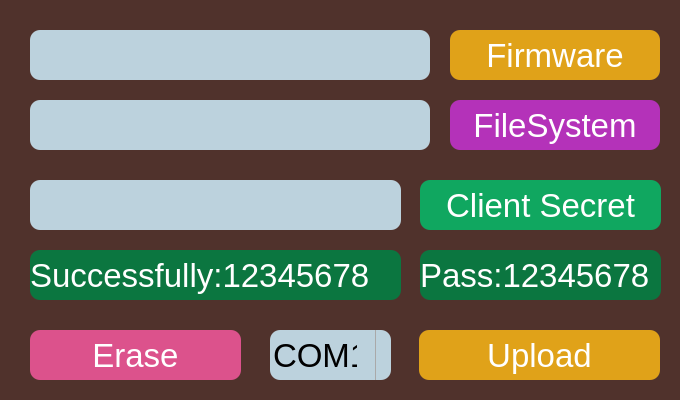
<?xml version="1.0" encoding="UTF-8"?>
<ui version="4.0">
 <class>MainWindow</class>
 <widget class="QMainWindow" name="MainWindow">
  <property name="enabled">
   <bool>true</bool>
  </property>
  <property name="geometry">
   <rect>
    <x>0</x>
    <y>0</y>
    <width>680</width>
    <height>400</height>
   </rect>
  </property>
  <property name="minimumSize">
   <size>
    <width>680</width>
    <height>400</height>
   </size>
  </property>
  <property name="maximumSize">
   <size>
    <width>680</width>
    <height>400</height>
   </size>
  </property>
  <property name="windowTitle">
   <string>MainWindow</string>
  </property>
  <property name="toolTip">
   <string notr="true"/>
  </property>
  <property name="styleSheet">
   <string notr="true">background-color:rgb(80, 50, 44);</string>
  </property>
  <property name="toolButtonStyle">
   <enum>Qt::ToolButtonIconOnly</enum>
  </property>
  <widget class="QWidget" name="centralwidget">
   <widget class="QPushButton" name="UploadButton">
    <property name="enabled">
     <bool>true</bool>
    </property>
    <property name="geometry">
     <rect>
      <x>419</x>
      <y>330</y>
      <width>241</width>
      <height>50</height>
     </rect>
    </property>
    <property name="styleSheet">
     <string notr="true">QPushButton {
    background-color: rgb(224, 162, 25);
    border-radius:  10px;
    color:  rgb(255, 255, 255);
    font-size:  33px;
}

QPushButton:pressed {
    background-color:  rgb(241, 218, 141);
    border-radius:  10px;
    color:  rgb(255, 255, 255);
    font-size:  33px;
}

QPushButton:disabled {
	background-color:  rgb(192, 192, 192);
    border-radius:  10px;
    color:  rgb(255, 255, 255);
    font-size:  33px;
}</string>
    </property>
    <property name="text">
     <string>Upload</string>
    </property>
   </widget>
   <widget class="QPushButton" name="EraseButton">
    <property name="enabled">
     <bool>true</bool>
    </property>
    <property name="geometry">
     <rect>
      <x>30</x>
      <y>330</y>
      <width>211</width>
      <height>50</height>
     </rect>
    </property>
    <property name="styleSheet">
     <string notr="true">QPushButton {
    border-radius:  10px;
    background-color:rgb(220, 82, 140);
    color:  rgb(255, 255, 255);
    font-size:  33px;
}

QPushButton:pressed {
    background-color:  rgb(174, 109, 132);
}
QPushButton:disabled {
	background-color:  rgb(192, 192, 192);
    border-radius:  10px;
    color:  rgb(255, 255, 255);
    font-size:  33px;
}</string>
    </property>
    <property name="text">
     <string>Erase</string>
    </property>
   </widget>
   <widget class="QPushButton" name="MakeFirmwareButton">
    <property name="geometry">
     <rect>
      <x>450</x>
      <y>30</y>
      <width>210</width>
      <height>50</height>
     </rect>
    </property>
    <property name="styleSheet">
     <string notr="true">QPushButton {
    border-radius:  10px;
    background-color: rgb(224, 162, 25);
    color:  rgb(255, 255, 255);
    font-size:  33px;
}

QPushButton:pressed {
    background-color:  rgb(241, 218, 141);
}</string>
    </property>
    <property name="text">
     <string>Firmware</string>
    </property>
   </widget>
   <widget class="QPushButton" name="MakeFileSystemButton">
    <property name="enabled">
     <bool>true</bool>
    </property>
    <property name="geometry">
     <rect>
      <x>450</x>
      <y>100</y>
      <width>210</width>
      <height>50</height>
     </rect>
    </property>
    <property name="styleSheet">
     <string notr="true">QPushButton {
    border-radius:  10px;
    background-color:rgb(180, 50, 185);
    color:  rgb(255, 255, 255);
    font-size:  33px;
}

QPushButton:pressed {
    background-color: rgb(181, 86, 185);
}
QPushButton:disabled {
	background-color:  rgb(192, 192, 192);
    border-radius:  10px;
    color:  rgb(255, 255, 255);
    font-size:  33px;
}</string>
    </property>
    <property name="text">
     <string>FileSystem</string>
    </property>
   </widget>
   <widget class="QLineEdit" name="FirmfareLine">
    <property name="geometry">
     <rect>
      <x>30</x>
      <y>30</y>
      <width>400</width>
      <height>50</height>
     </rect>
    </property>
    <property name="styleSheet">
     <string notr="true">border-radius:  10px;
 background-color: rgb(188, 210, 221);
color:  rgb(0, 0, 0);
font-size:  33px;</string>
    </property>
   </widget>
   <widget class="QLineEdit" name="FileSistemLine">
    <property name="geometry">
     <rect>
      <x>30</x>
      <y>100</y>
      <width>400</width>
      <height>50</height>
     </rect>
    </property>
    <property name="styleSheet">
     <string notr="true">border-radius:  10px;
 background-color: rgb(188, 210, 221);
color:  rgb(0, 0, 0);
font-size:  33px;</string>
    </property>
   </widget>
   <widget class="QComboBox" name="ComPortComboBox">
    <property name="enabled">
     <bool>true</bool>
    </property>
    <property name="geometry">
     <rect>
      <x>270</x>
      <y>330</y>
      <width>121</width>
      <height>50</height>
     </rect>
    </property>
    <property name="styleSheet">
     <string notr="true">QComboBox {
   font-size:  33px;
	border-radius:  10px;
	background-color: rgb(188, 210, 221);
    padding: 1px 18px 1px 3px;

}

QComboBox:editable {
    background: rgb(188, 210, 221);
}

QComboBox:!editable, QComboBox::drop-down:editable {
     background: qlineargradient(x1: 0, y1: 0, x2: 0, y2: 1,
                                 stop: 0 #E1E1E1, stop: 0.4 #DDDDDD,
                                 stop: 0.5 #D8D8D8, stop: 1.0 #D3D3D3);
}

/* QComboBox gets the &quot;on&quot; state when the popup is open */
QComboBox:!editable:on, QComboBox::drop-down:editable:on {
    background: qlineargradient(x1: 0, y1: 0, x2: 0, y2: 1,
                                stop: 0 #D3D3D3, stop: 0.4 #D8D8D8,
                                stop: 0.5 #DDDDDD, stop: 1.0 #E1E1E1);
}

QComboBox:on { /* shift the text when the popup opens */
    padding-top: 3px;
    padding-left: 4px;
}

QComboBox::drop-down {
    subcontrol-origin: padding;
    subcontrol-position: top right;
    width: 15px;

    border-left-width: 1px;
    border-left-color: darkgray;
    border-left-style: solid; /* just a single line */
    border-top-right-radius: 3px; /* same radius as the QComboBox */
    border-bottom-right-radius: 3px;
}


QComboBox::down-arrow:on { /* shift the arrow when popup is open */
    top: 1px;
    left: 1px;
}</string>
    </property>
    <item>
     <property name="text">
      <string>COM1</string>
     </property>
    </item>
   </widget>
   <widget class="QLineEdit" name="GoogleLine">
    <property name="geometry">
     <rect>
      <x>30</x>
      <y>180</y>
      <width>371</width>
      <height>50</height>
     </rect>
    </property>
    <property name="styleSheet">
     <string notr="true">border-radius:  10px;
 background-color: rgb(188, 210, 221);
color:  rgb(0, 0, 0);
font-size:  33px;</string>
    </property>
   </widget>
   <widget class="QLabel" name="labelStatus">
    <property name="enabled">
     <bool>true</bool>
    </property>
    <property name="geometry">
     <rect>
      <x>30</x>
      <y>250</y>
      <width>371</width>
      <height>50</height>
     </rect>
    </property>
    <property name="styleSheet">
     <string notr="true">background-color: rgb(11, 118, 64);;
border-radius:  10px;
color:  rgb(255, 255, 255);
font-size:  33px;</string>
    </property>
    <property name="text">
     <string>Successfully:12345678</string>
    </property>
   </widget>
   <widget class="QLabel" name="labelPassword">
    <property name="enabled">
     <bool>true</bool>
    </property>
    <property name="geometry">
     <rect>
      <x>420</x>
      <y>250</y>
      <width>241</width>
      <height>50</height>
     </rect>
    </property>
    <property name="styleSheet">
     <string notr="true">background-color: rgb(11, 118, 64);;
border-radius:  10px;
color:  rgb(255, 255, 255);
font-size:  33px;</string>
    </property>
    <property name="text">
     <string>Pass:12345678</string>
    </property>
   </widget>
   <widget class="QPushButton" name="ClientSicret">
    <property name="enabled">
     <bool>true</bool>
    </property>
    <property name="geometry">
     <rect>
      <x>420</x>
      <y>180</y>
      <width>241</width>
      <height>50</height>
     </rect>
    </property>
    <property name="styleSheet">
     <string notr="true">QPushButton {
	background-color:rgb(16, 167, 96);
	border-radius:  10px;
	color:  rgb(255, 255, 255);
	font-size:  33px;
}

QPushButton:pressed {
    background-color: rgb(11, 118, 64);
    border-radius:  10px;
    color:  rgb(255, 255, 255);
    font-size:  33px;
}

QPushButton:disabled {
	background-color:  rgb(192, 192, 192);
    border-radius:  10px;
    color:  rgb(255, 255, 255);
    font-size:  33px;
}</string>
    </property>
    <property name="text">
     <string>Client Secret</string>
    </property>
   </widget>
  </widget>
 </widget>
 <resources/>
 <connections/>
</ui>
